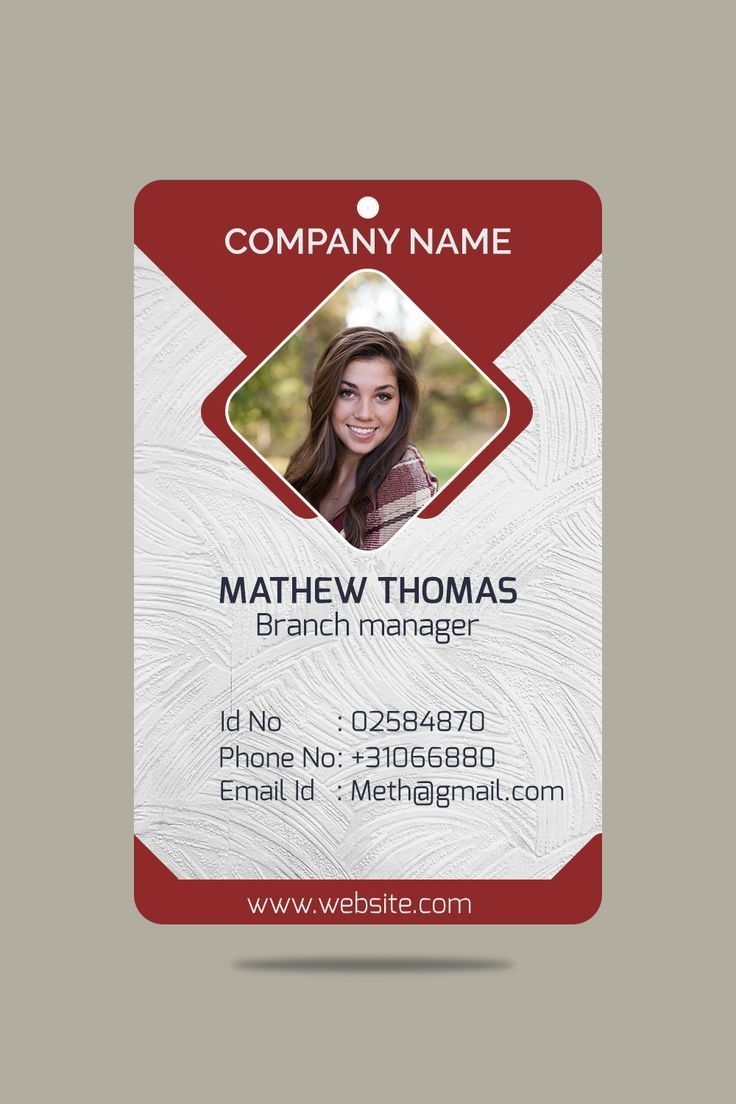
#> input picture document.jpg, 736 x 1104 px
$ python ocr_project.py
#> lines starting #> are read from the running program, lines starting #| are printed output that depends on the picture; after the words box and inside, x2 and y2 are one past the last pixel; in counts of white or black regions, pixels touching at a corner belong together
import cv2
import pytesseract
from PIL import Image
import sys

# ONLY for Windows: set the correct path to tesseract.exe
pytesseract.pytesseract.tesseract_cmd = r"C:\Program Files\Tesseract-OCR\tesseract.exe"

# Step 1: Load image
img = cv2.imread("document.jpg")
#> img is the input picture: shape (1104, 736, 3); mean B, G, R 159.1, 168.5, 182.1

# Check if image loaded successfully
if img is None:
    print("Error: Image not found. Make sure 'document.jpg' is in the project folder.")
    sys.exit()

# Step 2: Convert to grayscale
gray = cv2.cvtColor(img, cv2.COLOR_BGR2GRAY)
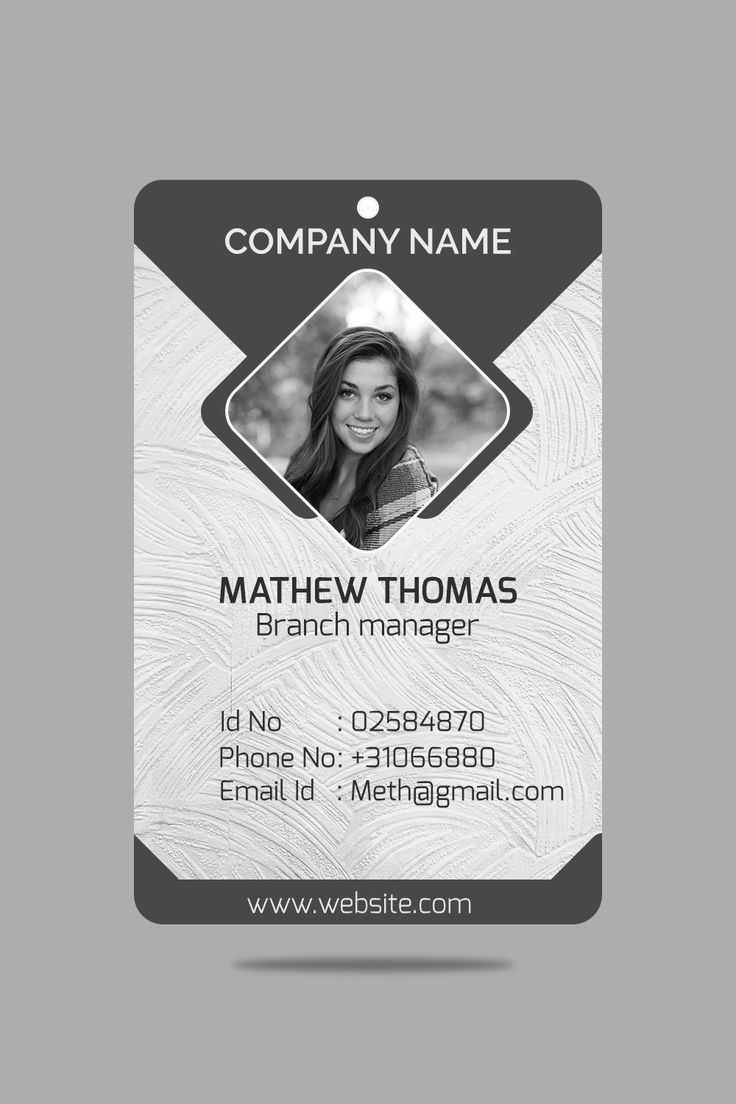
#> gray: shape (1104, 736); min 1, max 255, mean 171.4

# Step 3: Apply threshold to improve OCR
gray = cv2.threshold(gray, 150, 255, cv2.THRESH_BINARY)[1]
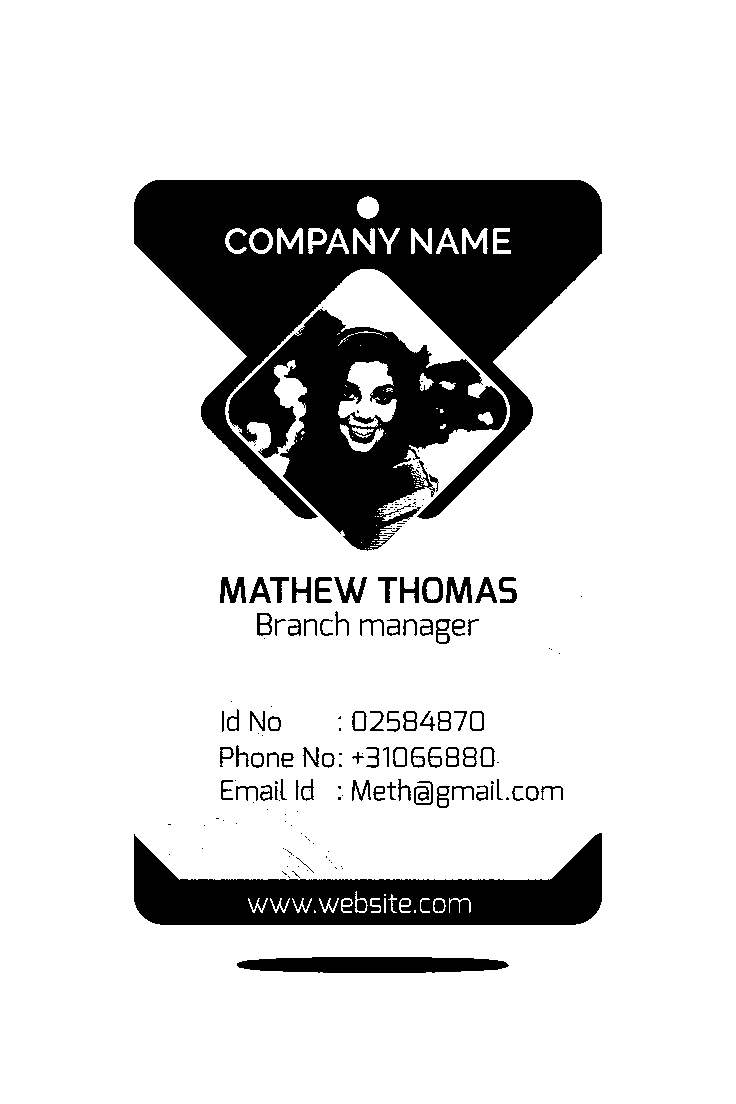
#> gray: shape (1104, 736); 84.1% white; 188 black regions (102 under 20 px), largest, box (x1, y1, x2, y2) and area: (134, 180, 602, 519) 63776, (228, 309, 507, 551) 29867, (134, 833, 602, 925) 21962

# Step 4: Extract text
#> (the run stopped early here; a loop or call above may not have finished)
